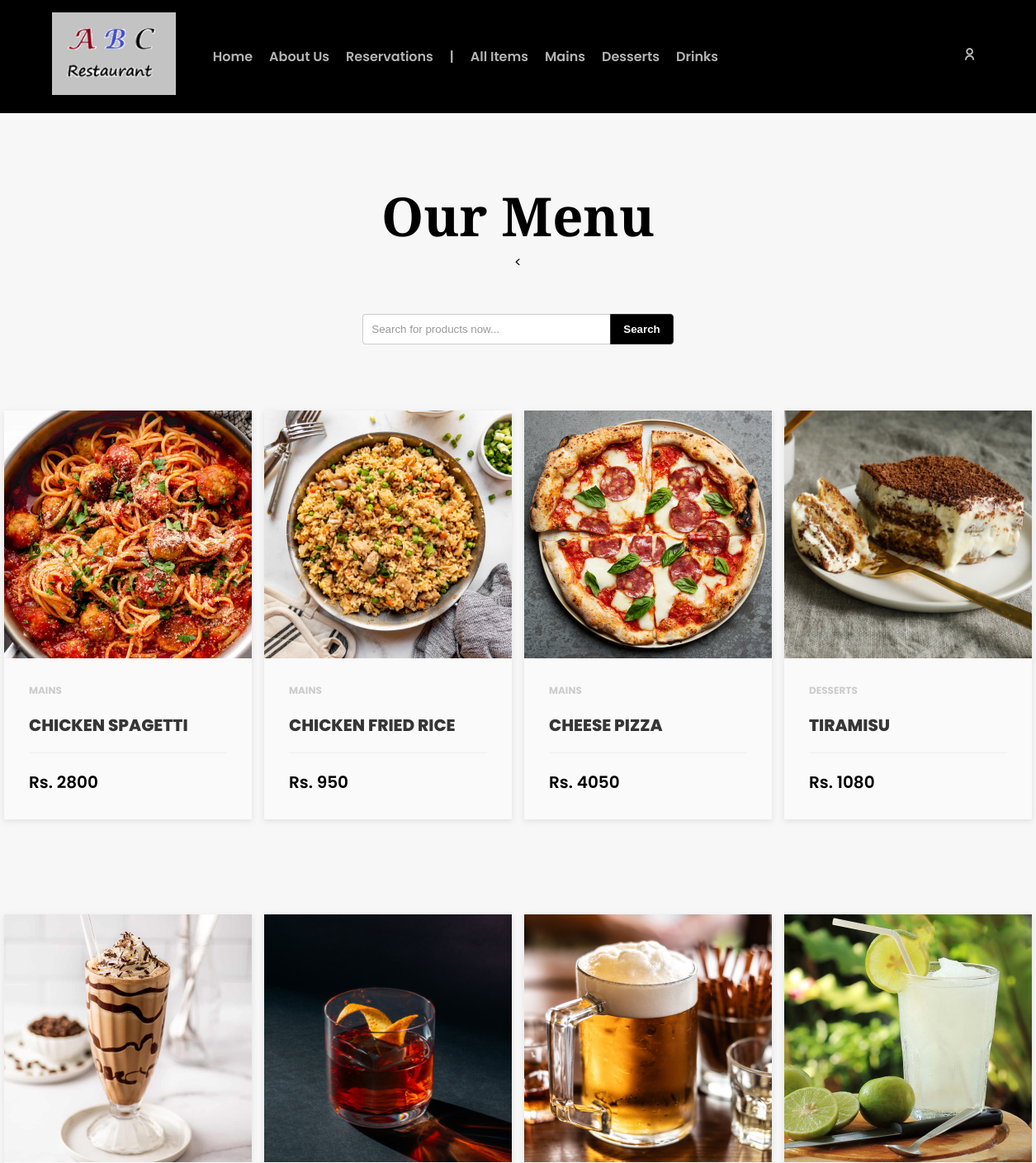
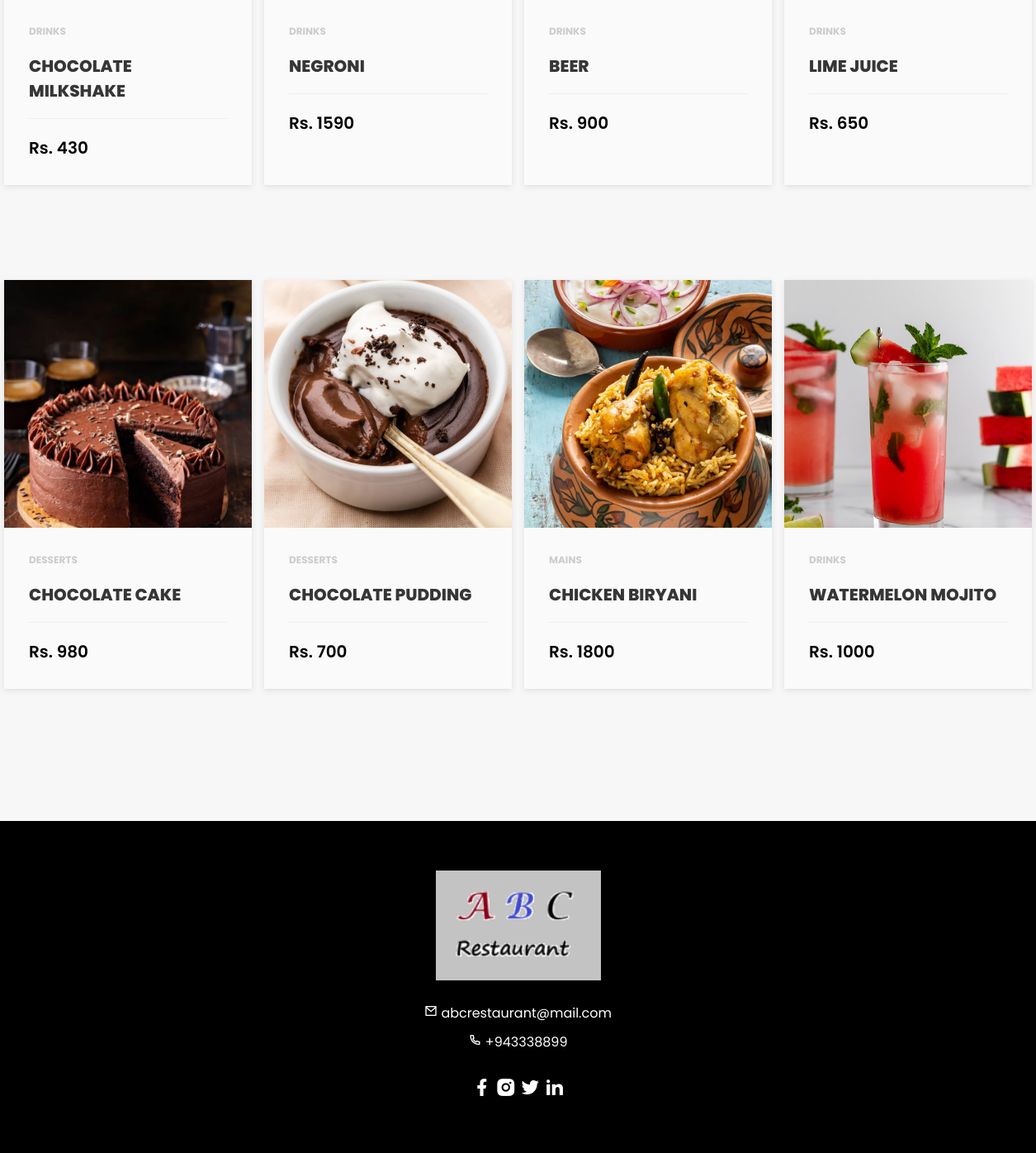
The page /shop.php on the database its author committed (2 pictures, top to bottom).
### tables this page shows
CREATE TABLE IF NOT EXISTS `product` (
  `product_id` int NOT NULL AUTO_INCREMENT,
  `product_name` varchar(255) DEFAULT NULL,
  `product_price` varchar(50) DEFAULT NULL,
  `product_image` varchar(255) DEFAULT NULL,
  `product_code` varchar(10) DEFAULT NULL,
  `qty` int DEFAULT NULL,
  `brand` varchar(50) DEFAULT NULL,
  `category` varchar(50) DEFAULT NULL,
  `created_at` datetime DEFAULT NULL,
  `updated_at` datetime DEFAULT NULL,
  PRIMARY KEY (`product_id`)
);

### shop.php (the view, shortened to what this page needs)
<!DOCTYPE html>
<html lang="en">
<head>
    <?php
        include 'includes/connection.php';
        include 'includes/header.php';
    ?>
</head>
<body>
    <header>
        <?php
            include 'includes/menu.php';
        ?>
    </header>
    <section class="shop">
            <h1>Our Menu</h1>
            <
            <form action="search.php" method="get">
            <input type="text" name="query" placeholder="Search for products now...">
            <button type="submit"><b>Search</b></button>
        </form>
            <div class="grid" style="display: inline-grid !important;">
            <?php
                $sql = "SELECT * FROM product";
                $result = mysqli_query($conn, $sql);
                if ($result->num_rows > 0) {
                    while ($row = $result->fetch_assoc()) { ?>
                        <div class="product-card">
                            <div class="product-tumb">
                                <img src="assets/images/uploads/<?php echo $row['product_image']; ?>" alt="">
                            </div>
                            <div class="product-details">
                                <span class="product-catagory">
                                    <?php echo $row['category']; ?>
                                </span>
                                <h4>
                                    <?php echo $row['product_name']; ?>
                                </h4>
                                <div class="product-bottom-details">
                                    <div class="product-price">
                                       Rs. <?php echo $row['product_price']; ?>
                                    </div>
                                </div>
                            </div>
                        </div>
                    <?php }
                    }
            ?>
            </div>
    </section>
    <footer><center>
        <div class="footer-col">
        <center><img src="assets/images/logoo.png" alt="logo" class="footer-logo-img"></center>
            <div class="contact">
                <a href="#"><i class="ri-mail-line"></i> abcrestaurant@mail.com</a>
                <a href="#"><i class="ri-phone-line"></i> +943338899</a>
            </div>
            <div class="social-icon">
                <a href="https://web.facebook.com/" title="facebook">
                    <i class="ri-facebook-fill"></i>
                </a>
                <a href="https://www.instagram.com/" title="instagram">
                    <i class="ri-instagram-fill"></i>
                </a>
                <a href="https://twitter.com/" title="twitter">
                    <i class="ri-twitter-fill"></i>
                </a>
                <a href="https://www.linkedin.com/" title="linkedin">
                    <i class="ri-linkedin-fill"></i>
                </a>
            </div>
        </div>
</center>
</footer>
</body>
</html>

### includes/header.php (shortened to what this page needs)
<link rel="stylesheet" href="assets/css/styles.css">
<link href="https://cdn.jsdelivr.net/npm/remixicon@2.2.0/fonts/remixicon.css" rel="stylesheet">

### includes/menu.php
<nav id="nav">
    <div class="container">
        <a href="home.php" class="">
            <img class="navbar-brand" src="assets\images\logoo.png" alt="logo">
        </a>
        <ul class="navbar" id="navbar">
            <li class="navbar-item">
                <a class="navbar-link" href="home.php">Home</a>
            </li>
            <li class="navbar-item">
                <a class="navbar-link" href="about.php">About Us</a>
            </li>
            <li class="navbar-item">
                <a class="navbar-link" href="contact.php">Reservations</a>
            </li>
            <li class="navbar-item">
                <a class="navbar-link" href=""> | </a>
            </li>
            <li class="navbar-item">
                <a class="navbar-link" href="shop.php">All Items</a>
            </li>
            <li class="navbar-item">
                <a class="navbar-link" href="Mains.php">Mains</a>
            </li>
            <li class="navbar-item">
                <a class="navbar-link" href="Desserts.php">Desserts</a>
            </li>
            <li class="navbar-item">
                <a class="navbar-link" href="Drinks.php">Drinks</a>
            </li>
        </ul>
        <ul class="sign-btn">
            <?php
            if (isset($_SESSION['authenticated']) && $_SESSION['authenticated'] === true) {
                $username = $_SESSION['username'];
                ?>
                <div class="login-menu subnav">
                    <span class='navbar-link'>
                        <?php echo $username; ?>
                    </span>
                    <ul class="subnav-content">
                        <li class="logout"><a href="logout.php"> Log Out</a></li>
                    </ul>
                </div>
                <?php
            } else {
                echo "<li class='navbar-item'>
                                    <a class='navbar-link' href='signin.php'><i class='ri-user-line'></i></a>
                                </li>";
            }
            ?>
        </ul>
    </div>
</nav>

### assets/css/styles.css (style rules this page uses)
* { margin: 0; padding: 0; box-sizing: border-box; }
a { color: var(--text-color); text-decoration: none; }
ul, li { margin: 0; padding: 0; list-style: none; }
:root { --primary-color: #000000; --text-color: #5c686c; --primary-font: 'Playfair Display', serif; --secondry-font: 'Poppins', sans-serif; }
body { color: var(--primary-color); font-family: var(--secondry-font); }
section { padding: 80px 0; text-align: center; }
.grid { display: inline-grid; grid-template-columns: repeat(4, 1fr); gap: 15px; margin: 30px auto; }
h1 { font-size: 65px; font-weight: 800; font-family: sans-serif(--primary-font); }
nav { width: 100%; background: var(--primary-color); z-index: 99; }
nav .container { display: flex; align-items: center; padding: 15px 0; }
nav .navbar-brand { width: 150px; margin-right: 20px; }
nav .navbar { display: flex; align-items: center; margin-right: 0; }
nav .sign-btn { display: flex; align-items: center; margin-left: auto; height: auto; }
nav .navbar-item { margin: 0 10px; }
nav .navbar-item .navbar-link { font-size: 16px; font-weight: 600; transition: all .3s; display: block; color: #b4b4b4; }
footer { background: var(--primary-color); text-align: left; padding: 60px 0; }
footer .footer-col { display: flex; flex-direction: column; }
footer .footer-logo-img { width: 200px; margin-bottom: 20px; }
footer a, span { color: #FFF; transition: all .3s ease-in-out; }
footer .contact { display: flex; flex-direction: column; }
footer .contact a { margin-bottom: 10px; }
footer .social-icon { margin-top: 20px; }
footer .social-icon i { font-size: 25px; }
.product-card { width: 300px; position: relative; box-shadow: 0 2px 7px #dfdfdf; margin: 50px auto; background: #fafafa; text-align: left; }
.product-tumb { display: flex; align-items: center; justify-content: center; height: 300px; }
.product-tumb img { width: 100%; height: 100%; object-fit: cover; }
.product-details { padding: 30px; }
.product-catagory { display: block; font-size: 12px; font-weight: 700; text-transform: uppercase; color: #ccc; margin-bottom: 18px; }
.product-details h4 { font-weight: 800; font-size: 20px; display: block; margin-bottom: 18px; text-transform: uppercase; color: #363636; text-decoration: none; transition: 0.3s; cursor: pointer; }
.product-bottom-details { overflow: hidden; border-top: 1px solid #eee; padding-top: 20px; display: flex; justify-content: space-between; align-items: center; }
.product-bottom-details div { width: 50%; }
.product-price { text-align: left; font-size: 20px; color: var(--primary-color); font-weight: 600; }
.container { display: grid; grid-template-columns: repeat(auto-fit, minmax(200px, 200px)); grid-template-rows: 200px 200px; gap: 15px; grid-auto-flow: dense; }
:root { --primary-color: #000000; --text-color: #000000; --primary-font: 'Playfair Display', serif; --secondry-font: 'Poppins', sans-serif; }
.container { width: 90%; margin: 0 auto; }
.grid { display: grid; grid-template-columns: repeat(4, 1fr); gap: 15px; margin: 30px auto; }
h1 { font-size: 65px; font-weight: 800; font-family: var(--primary-font); }

### shop.php (style rules this page uses)
body { font-family: Arial, sans-serif; background-color: #f7f7f7; }
form { display: flex; align-items: center; justify-content: center; margin-top: 50px; }
input[type="text"] { padding: 10px; border: 1px solid #ccc; border-right: none; border-radius: 4px 0 0 4px; outline: none; width: 300px; }
button { padding: 10px 15px; border: 1px solid #333; border-radius: 0 4px 4px 0; background-color: black; color: white; cursor: pointer; }
::placeholder { color: #999; }

### rows shown on the page
product: product_image (picture), category "MAINS", product_name "CHICKEN SPAGETTI", product_price "2800"
product: product_image (picture), category "MAINS", product_name "CHICKEN FRIED RICE", product_price "950"
product: product_image (picture), category "MAINS", product_name "CHEESE PIZZA", product_price "4050"
product: product_image (picture), category "DESSERTS", product_name "TIRAMISU", product_price "1080"
product: product_image (picture), category "DRINKS", product_name "CHOCOLATE MILKSHAKE", product_price "430"
product: product_image (picture), category "DRINKS", product_name "NEGRONI", product_price "1590"
product: product_image (picture), category "DRINKS", product_name "BEER", product_price "900"
product: product_image (picture), category "DRINKS", product_name "LIME JUICE", product_price "650"
product: product_image (picture), category "DESSERTS", product_name "CHOCOLATE CAKE", product_price "980"
product: product_image (picture), category "DESSERTS", product_name "CHOCOLATE PUDDING", product_price "700"
product: product_image (picture), category "MAINS", product_name "CHICKEN BIRYANI", product_price "1800"
product: product_image (picture), category "DRINKS", product_name "WATERMELON MOJITO", product_price "1000"
